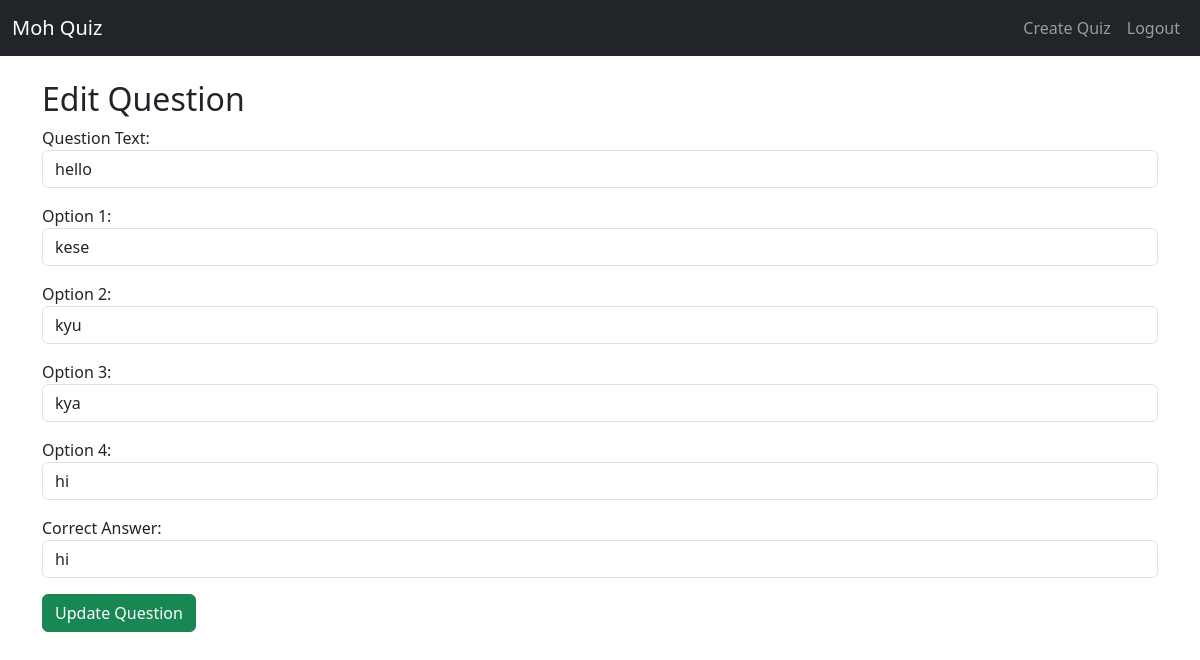
The page /question/1/edit/ (signed in) on the database its author committed.
### quiz_app/models.py (models this page shows, shortened)
class Question(models.Model):
    quiz = models.ForeignKey(Quiz, on_delete=models.CASCADE, related_name="questions")
    text = models.TextField()  # Question text
    option1 = models.CharField(max_length=255)
    option2 = models.CharField(max_length=255)
    option3 = models.CharField(max_length=255)
    option4 = models.CharField(max_length=255)
    correct_option = models.CharField(max_length=255)  # Store the correct answer as text

### quiz_app/views.py (the view, shortened to what this page needs)
# urls.py: path("question/<int:question_id>/edit/", edit_question, name="edit_question"),
@login_required
def edit_question(request, question_id):
    question = get_object_or_404(Question, id=question_id)
    return render(request, "quiz_app/edit_question.html", {"question": question})

### templates/quiz_app/edit_question.html (shortened to what this page needs)
{% extends 'quiz_app/base.html' %}
{% block content %}
<h2>Edit Question</h2>
<form method="POST">
    <div class="mb-3">
        <label>Question Text:</label>
        <input type="text" name="text" class="form-control" value="{{ question.text }}" required>
    </div>
    <div class="mb-3">
        <label>Option 1:</label>
        <input type="text" id="option1" name="option1" class="form-control" value="{{ question.option1 }}" required>
    </div>
    <div class="mb-3">
        <label>Option 2:</label>
        <input type="text" id="option2" name="option2" class="form-control" value="{{ question.option2 }}" required>
    </div>
    <div class="mb-3">
        <label>Option 3:</label>
        <input type="text" id="option3" name="option3" class="form-control" value="{{ question.option3 }}" required>
    </div>
    <div class="mb-3">
        <label>Option 4:</label>
        <input type="text" id="option4" name="option4" class="form-control" value="{{ question.option4 }}" required>
    </div>
    <div class="mb-3">
        <label>Correct Answer:</label>
        <select id="correct_option" name="correct_option" class="form-control">
            <option value="{{ question.option4 }}" {% if question.correct_option == question.option4 %}selected{% endif %}>{{ question.option4 }}</option>
        </select>
    </div>
    <button type="submit" class="btn btn-success">Update Question</button>
</form>
{% endblock %}

### rows shown on the page
Question: text "hello", option1 "kese", option2 "kyu", option3 "kya", option4 "hi", correct_option "hi"
